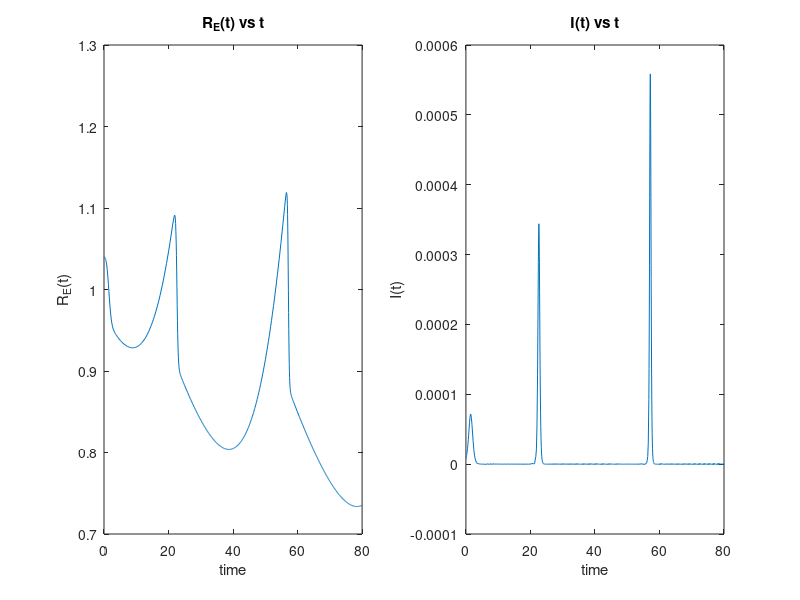

Reproduce this figure in MATLAB.
% Parameter definitions
mu = 1/(78*365);          % Birth and death rate (1/L, where L is life expectancy)
v = 1/7;           % Rate of recovery from infection
R_0 = 15;          % Basic Reproduction Number
beta = R_0*(mu+v); % Transmission rate
p_3 = 0.90;             %critical elimination coverage
p_c =0.933; 
disp(p_c);
gamma_hat = 0;                    %for the I-model
alpha_hat = 0.091e-4;       %defined from me
k_theta = 40;                  %from the condition k*theta = 40 and taking theta(I) = theta_A*I

f = @(t,y) [
    mu*(1-y(3)) - mu*y(1) - beta*y(1)*y(2); %- Imm_rate ;           % dS/dt
    beta*y(1)*y(2)  - (mu+v)*y(2);%+ Imm_rate ;                        % dI/dt
    k_theta*(1-y(3)) * ((y(2) - alpha_hat*y(3))*y(3) + gamma_hat);           % dp/dt
];
 
% Initial conditions
S0 = 1.04/R_0;
I0 = 0.82e-5;
p0 = 0.90;

% Time span
tspan = [0, 80*365];

% using ode45
[t, Y] = ode45(f, tspan, [S0 I0 p0]);

% Plots
figure;
subplot(1,2,1);
plot(t/365, R_0*Y(:,1)); % R_E(t) = R_0*S(t)
title('R_E(t) vs t');
xlabel('time');
ylabel('R_E(t)');

subplot(1,2,2);
plot(t/365, Y(:,2));
title('I(t) vs t');
xlabel('time');
ylabel('I(t)');

%subplot(1,3,3);
%plot(t/365, Y(:,3));
%title('p(t) vs t');
%xlabel('time');
%ylabel('p(t)');
%hold on;
%line([0 80*365],[p_c p_c],'Color','red','LineStyle','--');
%legend('p(t)', 'p_c');
